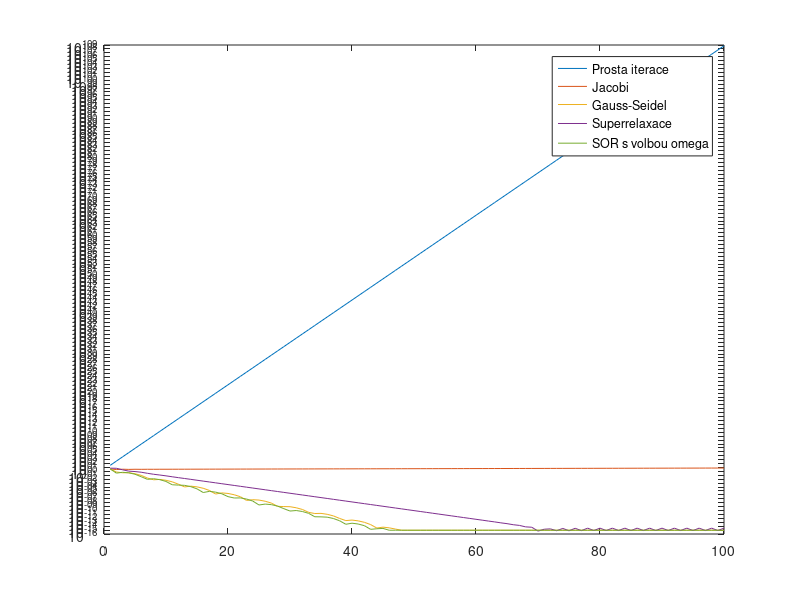

Recreate this plot in MATLAB.
n           = 100; %pocet iteracii
A           = [5 10 1; 2 7 3; 2 3 8];
origResenie = [1;2;3];

% Najdeme pravu stranu
b = A*origResenie;

% zvolime nahodny uvodni odhad 
x0 = rand(3,1);

% PROSTA ITERACE
B = eye(size(A))-A;
c = b;
x = x0;
    
for i=1:n
    x=B*x+c;
        chybaProstaIterace(i) = norm(x-origResenie); %odchylka od skutocneho riesenia
end

% JACOBI
L = tril(A,-1); %prvky pod diagonalou, inak nuly
U = triu(A,1);  %prvky nad diagonalou, inak nuly
D = A-L-U;      %prvky na diagonale, inak nuly

B = -inv(D)*(L+U);
c = inv(D)*b;

x=x0;
for i=1:n
        x=B*x+c;
        chybaJacobi(i) = norm(x-origResenie);
end

% GAUSS-SEIDEL
B = -inv(D+L)*U
c = inv(D+L)*b

x=x0;
for i=1:n
        x=B*x+c;
        chybaGaussSeidel(i) = norm(x-origResenie);
end



% SUPERRELAXACE + GAUSS-SEIDEL
omega=1.6;

x=x0;
for i=1:n
        xkp1= B*x+c;
        x=x+omega*(xkp1-x)
        chybaSuperRelaxace(i)=norm(x-origResenie);
end

    
% SUPERRELAXACE s opt. omega
r     = max(abs(eig(B)));%DOPLNTE spektralni polomer matice B
omega = 2/(1+sqrt(1-r^2));%DOPLNTE vzorec pre optimalne omega
    
x=x0;
for i=1:n
        xkp1= B*x+c;
        x=x+omega*(xkp1-x)
        chybaSuperRelaxaceOmega(i)=norm(x-origResenie);
end  


% ZOBRAZIME
osaX=1:n;
plot(osaX,chybaProstaIterace,osaX,chybaJacobi,osaX,chybaGaussSeidel, ...
    osaX,chybaSuperRelaxace,osaX,chybaSuperRelaxaceOmega);
% zobrazime legendu
legend('Prosta iterace','Jacobi','Gauss-Seidel','Superrelaxace', 'SOR s volbou omega');
% nastavime osu Y jako logaritmickou
set(gca,'YScale','log');


